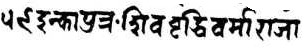
#> input picture test_samples/processed/images/42/eSc_line_03877b16.png, 302 x 47 px
$ python -i data_augmentations.py   (imports and definitions only)
#> lines starting #> are read from the running program, lines starting #| are printed output that depends on the picture
#> further down, picture is the input picture: shape (47, 302, 3); min 0, max 255, mean 199.1
import cv2
import numpy as np
import random
import os
from glob import glob
import json

# [32 lines left out: functions apply_small_random_rotation, add_random_blur_marks, not called in this run]


def elastic_distortion(img, alpha=34, sigma=4):
#> called with alpha = 10, sigma = 2
    if len(img.shape) == 3:
        img = cv2.cvtColor(img, cv2.COLOR_BGR2GRAY)

    random_state = np.random.RandomState(None)
    shape = img.shape
#> shape = (47, 302)

    dx = cv2.GaussianBlur((random_state.rand(*shape) * 2 - 1), (17, 17), sigma) * alpha
    dy = cv2.GaussianBlur((random_state.rand(*shape) * 2 - 1), (17, 17), sigma) * alpha

    x, y = np.meshgrid(np.arange(shape[1]), np.arange(shape[0]))
    map_x = (x + dx).astype(np.float32)
    map_y = (y + dy).astype(np.float32)

    distorted = cv2.remap(img, map_x, map_y, interpolation=cv2.INTER_LINEAR, borderMode=cv2.BORDER_CONSTANT, borderValue=255)
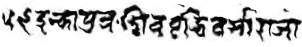
#> distorted: shape (47, 302); min 0, max 255, mean 199.1
    return distorted


# [18 lines left out: functions grayscale_jitter, horizontal_stretch, vertical_stretch, not called in this run]

def blur_image(img, kernel_size=3):
#> called with kernel_size = 5
    if kernel_size % 2 == 0:
        kernel_size += 1
    blurred = cv2.GaussianBlur(img, (kernel_size, kernel_size), 0)
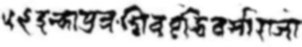
#> blurred: shape (47, 302); min 4, max 255, mean 199.1
    return blurred


# [36 lines left out: functions add_gaussian_noise, add_multiplicative_noise, add_jpeg_artifacts, increase_contrast, increase_brightness, not called in this run]

# elastic distortion + blur
def elastic_blur(img):
    distorted = elastic_distortion(img, alpha=10, sigma=2)
    blurred = blur_image(distorted, kernel_size=5)
    return blurred


# [115 lines left out: functions perspective_warp, sine, horizontal, add_jpeg_artifacts, random_shift, random_morph and 5 more, not called in this run]


AUGMENTATIONS = {
    'rotation': lambda img: apply_small_random_rotation(img, max_angle=3),
    'blurredpatches': lambda img: add_random_blur_marks(img, 5, 3),
    'elastic': lambda img: elastic_distortion(img, alpha=10, sigma=3),
    'jitter': lambda img: grayscale_jitter(img, strength=20),
    'hstretch': lambda img: horizontal_stretch(img, scale_x=1.2),
    'vstretch': lambda img: vertical_stretch(img, scale_y=1.2),
    'blur': lambda img: blur_image(img, kernel_size=5),
    'elasticblur': elastic_blur,
    "perspective": perspective_warp,
    'sine': lambda img: sine(img, amplitude=5, wavelength=100),
    'horizontal': lambda img: horizontal(img, strength=0.002),
    'jpeg': lambda img: add_jpeg_artifacts(img, quality=20),
    'shift': lambda img: random_shift(img, min_dx=5, max_dx=20, min_dy=5, max_dy=20),
    'morph': lambda img: random_morph(img, min_kernel=2, max_kernel=4),
    'saltpepper': salt_and_pepper,
    "shear": lambda img: random_shear(img, shear_range=0.05),
    'motion_blur': lambda img: motion_blur(img, degree=5),
    'med_blur': lambda img: median_blur(img, k=3),
    'gaussian_noise': lambda img: add_gaussian_noise(img, mean=0, std=6),
    'sharpen': sharpen,
}


# [79 lines left out: functions apply_random_augmentations, augment_labels_json, not called in this run]


# [8 lines not run here, left out]

>>> import cv2
>>> picture = cv2.imread('../test_samples/processed/images/42/eSc_line_03877b16.png')
>>> result = elastic_blur(picture)

$ run again, on test_samples/processed/images/CA__The Cambridge Manuscript_Page_041/eSc_line_078d4671.png
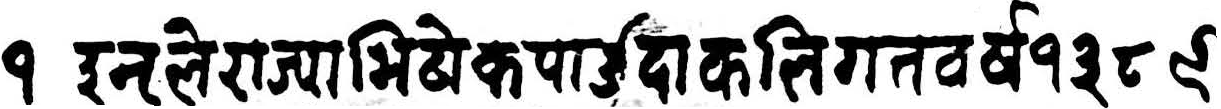
#> input picture test_samples/processed/images/CA__The Cambridge Manuscript_Page_041/eSc_line_078d4671.png, 1221 x 109 px
#> picture is the input picture: shape (109, 1221, 3); min 0, max 255, mean 181.9
#> in elastic_distortion, `distorted = cv2.remap(img, map_x, map_y, interpolation=cv2.INTER_LINEA..`:
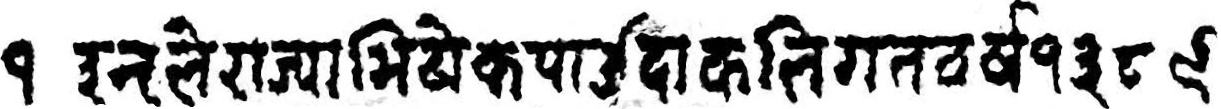
#> distorted: shape (109, 1221); min 0, max 255, mean 181.9
#> in blur_image, `blurred = cv2.GaussianBlur(img, (kernel_size, kernel_size), 0)`:
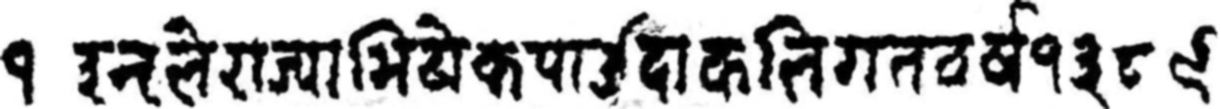
#> blurred: shape (109, 1221); min 0, max 255, mean 181.9

$ run again, on test_samples/processed/images/CA__The Cambridge Manuscript_Page_041/eSc_line_095b0362.png
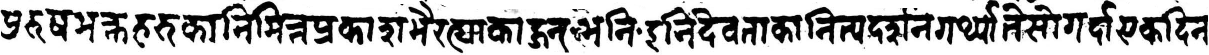
#> input picture test_samples/processed/images/CA__The Cambridge Manuscript_Page_041/eSc_line_095b0362.png, 2418 x 109 px (shown at 1/2 size)
#> picture is the input picture: shape (109, 2418, 3); min 0, max 255, mean 179.5
#> in elastic_distortion, `distorted = cv2.remap(img, map_x, map_y, interpolation=cv2.INTER_LINEA..`:
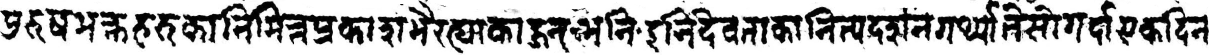
#> distorted: shape (109, 2418) (shown at 1/2 size); min 0, max 255, mean 179.7
